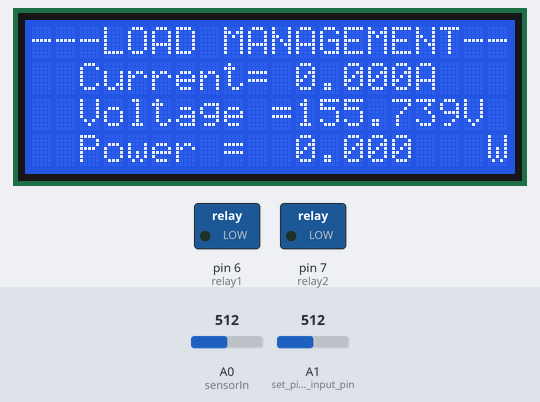
The sketch below on a simulated Arduino Uno, built with avr-gcc and run on an emulated ATmega328P. Shown: 20×4 character LCD, switched loads named in the sketch (green lamp = pin HIGH). Inputs (shaded band) come from the test bench; at power-on: A0 (sensorIn) = 512, A1 (set_pin_a0_as_input_pin) = 512. What the sketch prints to the serial monitor is not drawn.

Above: at 1.1 s.
At 4.9 s:
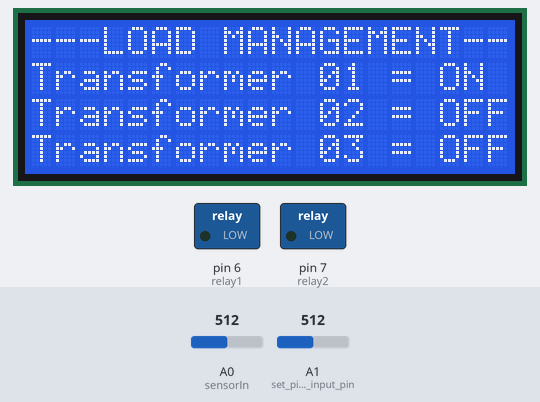
5.0 s: A0 (sensorIn) set to 716
At 6.5 s:
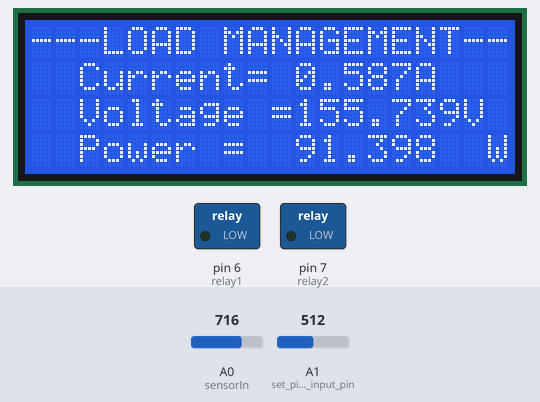
7.1 s: A1 (set_pin_a0_as_input_pin) set to 716
At 10.8 s:
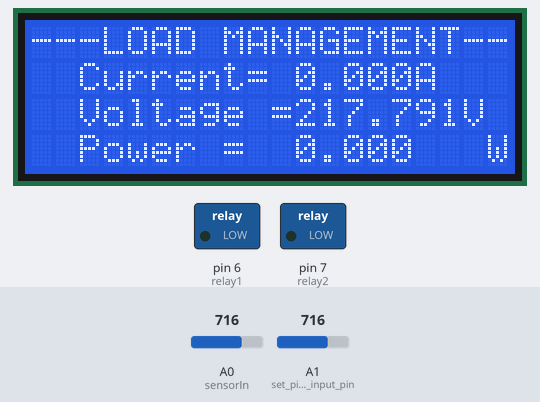
Timing chart, 0 to 12.3 s (numbered marks = the images above; inputs shaded):
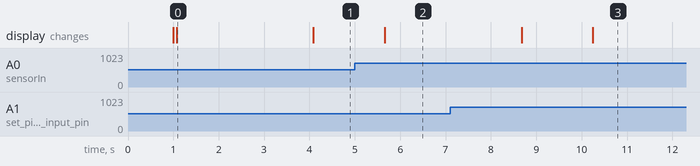

Measured:
- after the input at 5.0 s, the display: changes after 0.66 s (image 2)
- what the display in image 0 shows lasts 3.0 s, from 1.1 s to 4.1 s

The sketch:

Load_Management.ino
```cpp
// Link https://www.microcontroller-project.com/acs712-current-sensor-with-arduino.html
#include <LiquidCrystal.h> //library for LCD
LiquidCrystal lcd(8, 9, 10, 11, 12, 13);

const int sensorIn = A0;
int m;// initialise variable m
float n;//initialise variable n
int mVperAmp = 600; // use 100 for 20A Module and 66 for 30A Module


double Power = 0;
double Voltage = 0;
double Current =0;
double VRMS = 0;
double AmpsRMS = 0;
int relay1= 6;
int relay2= 7;

void setup(){
 Serial.begin(9600);
 pinMode(A0,INPUT); // set pin a0 as input pin
  pinMode(A1,INPUT); // set pin a0 as input pin
 pinMode(relay1, OUTPUT);
 digitalWrite(relay1, LOW);
 pinMode(relay2, OUTPUT);
 digitalWrite(relay2, LOW);
}

void loop(){
Voltage = getVPP();
VRMS = (Voltage/2.0)*0.707;
AmpsRMS = (VRMS * 1000)/mVperAmp;
 Current= AmpsRMS;
 m=analogRead(A1);// read analog values from pin A1 across capacitor
   n=(m* .304177);// converts analog value(x) into input ac supply value using this formula ( explained in woeking section)
  Power = (n*Current);
 Serial.print(Current);
 menu();

 if (Current > 6)
 {
   digitalWrite(relay1, HIGH);
  }
 else
 {
   digitalWrite(relay1, LOW);
  }
  if (Current > 12)
 {
   digitalWrite(relay2, HIGH);
  }
 else
 {
   digitalWrite(relay2, LOW);
  }
  delay(500);
}


void menu()
{
  lcd.begin(20,4);
  lcd.setCursor(0,0);
  lcd.print("---LOAD MANAGEMENT--");
  lcd.setCursor(2,1);
  lcd.print("Current=");
  lcd.setCursor(11,1);
  lcd.print(AmpsRMS,3);
  lcd.setCursor(16,1);
  lcd.print("A");
  lcd.setCursor(2,2);
  lcd.print("Voltage = ");
  lcd.setCursor(11,2);
   lcd.print(n,3);
   lcd.setCursor(18,2);
   lcd.print("V");
   lcd.setCursor(2,3);
  lcd.print("Power = ");
  lcd.setCursor(11,3);
   lcd.print(Power,3);
   lcd.setCursor(19,3);
   lcd.print("W");
  delay(3000);
  lcd.clear();
  lcd.setCursor(0,0);
  lcd.print("---LOAD MANAGEMENT--");

  lcd.setCursor(0,1);
  lcd.print("Transformer 01 = ON");

   if (Current> 6)
 {
   lcd.setCursor(0,2);
     lcd.print("Transformer 02 = ON");
  }

 else
 {
   lcd.setCursor(0,2);
    lcd.print("Transformer 02 = OFF");
  }
  if (Current> 12)
 {
   lcd.setCursor(0,3);
     lcd.print("Transformer 03 = ON");
  }
 else
 {
   lcd.setCursor(0,3);
    lcd.print("Transformer 03 = OFF");
  }
  }
  float getVPP()
{
  float result;

  int readValue;             //value read from the sensor
  int maxValue = 0;          // store max value here
  int minValue = 1024;          // store min value here

   uint32_t start_time = millis();
   while((millis()-start_time) < 1000) //sample for 1 Sec
   {
       readValue = analogRead(sensorIn);
       // see if you have a new maxValue
       if (readValue > maxValue)
       {
           /*record the maximum sensor value*/
           maxValue = readValue;
       }
       if (readValue < minValue)
       {
           /*record the maximum sensor value*/
           minValue = readValue;
       }
   }

   // Subtract min from max
   result = ((maxValue - minValue) * 5.0)/1024.0;

   return result;
 }
```
